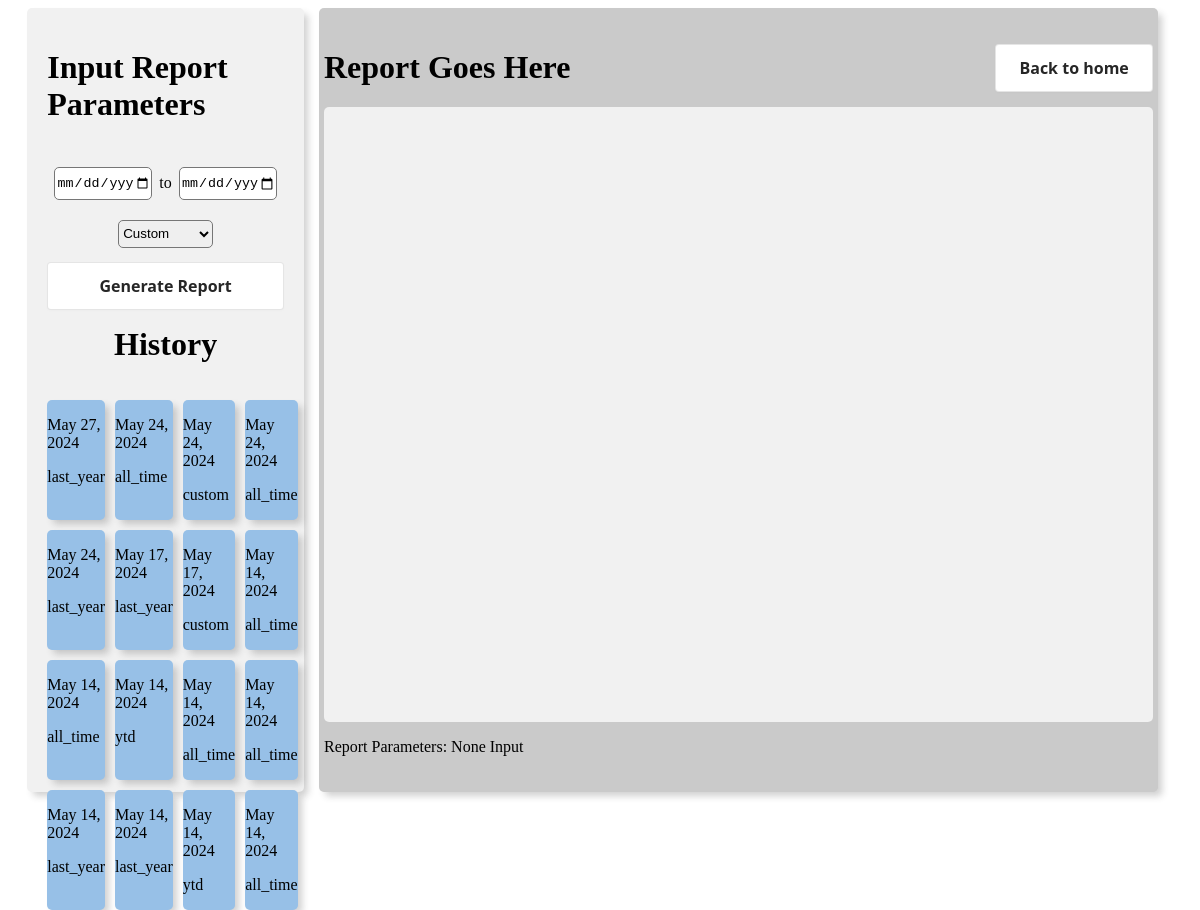
The app's page /generate_report/ (signed in) with its own data.
### cs_app/models.py (models this page shows)
class PastParameter(models.Model):
    text_field = models.TextField()
    date_field = models.DateField()
    parameters_json = models.JSONField()

### cs_app/views.py (the view)
# urls.py: path('generate_report/', views.generate_report_view, name='generate_report'),
@login_required
def generate_report_view(request):
    data = PastParameter.objects.order_by("-date_field")[:16]
    user = request.user
    context = {
        "user": user,
        "data": data,
    }
    return render(request, "generate_report.html", context)

### cs_app/templates/generate_report.html (shortened to what this page needs)
{% load static %}
<!DOCTYPE html>
<html>
    <head>
        <link
            rel="stylesheet"
            type="text/css"
            href="//cdn.datatables.net/2.0.5/css/dataTables.dataTables.min.css"
        />
        <link rel="stylesheet" href="{% static 'css/common_style.css' %}" />
        <link
            rel="stylesheet"
            href="{% static 'css/generate_report_style.css' %}"
        />
    </head>
    <body>
        <div class="container-1">
            <div class="param-card">
                <h1>Input Report Parameters</h1>
                <div id="form">
                    <div id="form__date-inputs">
                        <input
                            type="date"
                            id="start_date"
                            name="start_date"
                            required
                        />
                        <p>to</p>
                        <input
                            type="date"
                            id="end_date"
                            name="end_date"
                            required
                        />
                    </div>
                    <div id="form__range-input">
                        <select id="time_range" name="time_range">
                            <option value="custom" selected>Custom</option>
                        </select>
                    </div>
                    <button class="button-3" onclick="generateTable()">
                        Generate Report
                    </button>
                </div>
                <h1 style="margin: 0px">History</h1>
                <div id="history">
                    {% for param in data %}
                    <div
                        class="history__card"
                        id="hcard-{{ forloop.counter }}"
                        onClick="createReportFromHistory('{{ param.text_field|escapejs }}', '{{ param.parameters_json|escapejs }}')"
                    >
                        <p>{{ param.date_field }}</p>
                        <p>{{ param.text_field }}</p>
                    </div>
                    {% endfor %}
                </div>
            </div>
            <div class="report-card">
                <div class="report-card__header">
                    <h1 class="">Report Goes Here</h1>
                    <button class="button-3" onclick="redirectTo('/home/')">
                        Back to home
                    </button>
                </div>
                <div id="report"></div>
                <p id="report-card__parameters">
                    Report Parameters: None Input
                </p>
            </div>
        </div>
    </body>
</html>

### cs_app/static/css/common_style.css (style rules this page uses)
.container-1 { height: 98vh; display: flex; align-items: center; justify-content: center; }
.button-3 { min-height: 3rem; padding: calc(0.875rem - 1px) calc(1.5rem - 1px); color: rgba(0, 0, 0, 0.85); background-color: #ffffff; border: 1px solid rgba(0, 0, 0, 0.1); border-radius: 0.25rem; box-shadow: rgba(0, 0, 0, 0.02) 0 1px 3px 0; box-sizing: border-box; cursor: pointer; font-family: system-ui, -apple-system, system-ui, "Helvetica Neue", Helvetica, Arial, sans-serif; font-size: 16px; font-weight: 600; line-height: 1.25; transition: all 250ms; display: inline-flex; justify-content: center; }

### cs_app/static/css/generate_report_style.css (style rules this page uses)
.param-card { width: 20%; height: 95%; padding: 20px; background-color: #f1f1f1; background-size: 100%; background-repeat: no-repeat; border-radius: 5px; box-shadow: 5px 5px 7px -1px rgba(51, 51, 51, 0.23); display: flex; flex-direction: column; align-items: center; justify-content: space-between; }
#form { height: 20%; width: 100%; display: flex; flex-direction: column; }
#form__date-inputs { height: 30%; width: 100%; display: flex; align-items: center; justify-content: space-evenly; }
#form__range-input { height: 100%; width: 100%; display: flex; flex-direction: column; align-items: center; justify-content: center; }
#time_range { width: 40%; height: 50%; border-radius: 5px; border-width: 1px; border-style: solid; }
#start_date, #end_date { width: 40%; height: 70%; border-radius: 5px; border-width: 1px; border-style: solid; }
#history { height: 50%; width: 100%; margin-top: 20px; display: grid; grid-template-columns: repeat(4, 1fr); gap: 10px; }
.history__card { width: 100%; height: 100%; background-color: #97c0e7; background-size: 100%; border-radius: 5px; box-shadow: 5px 5px 7px -1px rgba(51, 51, 51, 0.23); }
.report-card { width: 70%; height: 95%; margin: 15px; padding: 20px 5px 20px 5px; background-color: #cacaca; background-size: 100%; background-repeat: no-repeat; border-radius: 5px; box-shadow: 5px 5px 7px -1px rgba(51, 51, 51, 0.23); display: flex; flex-direction: column; justify-content: center; }
.report-card__header { display: flex; justify-content: space-between; align-items: center; }
#report { width: 100%; height: 100%; border-radius: 5px; background-color: #f1f1f1; display: flex; justify-content: center; align-items: center; align-self: center; }

### records on screen
PastParameter: date_field "May 27, 2024", text_field "last_year"
PastParameter: date_field "May 24, 2024", text_field "all_time"
PastParameter: date_field "May 24, 2024", text_field "custom"
PastParameter: date_field "May 24, 2024", text_field "all_time"
PastParameter: date_field "May 24, 2024", text_field "last_year"
PastParameter: date_field "May 17, 2024", text_field "last_year"
PastParameter: date_field "May 17, 2024", text_field "custom"
PastParameter: date_field "May 14, 2024", text_field "all_time"
PastParameter: date_field "May 14, 2024", text_field "all_time"
PastParameter: date_field "May 14, 2024", text_field "ytd"
PastParameter: date_field "May 14, 2024", text_field "all_time"
PastParameter: date_field "May 14, 2024", text_field "all_time"
PastParameter: date_field "May 14, 2024", text_field "last_year"
PastParameter: date_field "May 14, 2024", text_field "last_year"
PastParameter: date_field "May 14, 2024", text_field "ytd"
PastParameter: date_field "May 14, 2024", text_field "all_time"
